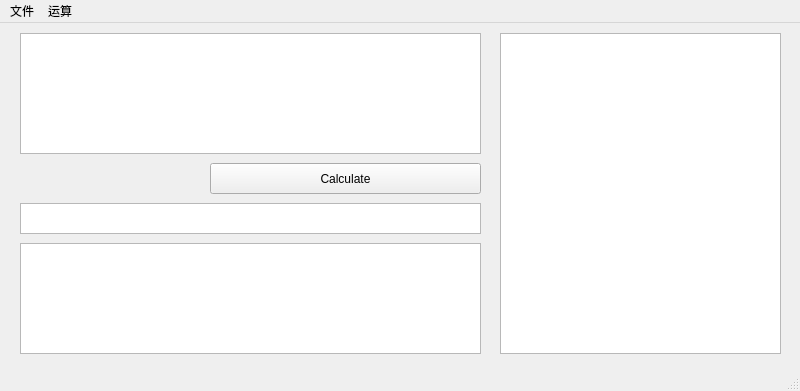
<?xml version="1.0" encoding="UTF-8"?>
<ui version="4.0">
 <class>MainWindow</class>
 <widget class="QMainWindow" name="MainWindow">
  <property name="geometry">
   <rect>
    <x>0</x>
    <y>0</y>
    <width>800</width>
    <height>391</height>
   </rect>
  </property>
  <property name="windowTitle">
   <string>MainWindow</string>
  </property>
  <widget class="QWidget" name="centralwidget">
   <widget class="QPushButton" name="calculate_botton">
    <property name="geometry">
     <rect>
      <x>210</x>
      <y>140</y>
      <width>271</width>
      <height>31</height>
     </rect>
    </property>
    <property name="text">
     <string>Calculate</string>
    </property>
   </widget>
   <widget class="QTextBrowser" name="output_box">
    <property name="geometry">
     <rect>
      <x>20</x>
      <y>180</y>
      <width>461</width>
      <height>31</height>
     </rect>
    </property>
   </widget>
   <widget class="QTextBrowser" name="debug_info">
    <property name="geometry">
     <rect>
      <x>20</x>
      <y>220</y>
      <width>461</width>
      <height>111</height>
     </rect>
    </property>
   </widget>
   <widget class="QTableWidget" name="history_box">
    <property name="geometry">
     <rect>
      <x>500</x>
      <y>10</y>
      <width>281</width>
      <height>321</height>
     </rect>
    </property>
    <property name="frameShadow">
     <enum>QFrame::Sunken</enum>
    </property>
    <property name="lineWidth">
     <number>1</number>
    </property>
    <property name="autoScroll">
     <bool>false</bool>
    </property>
    <property name="autoScrollMargin">
     <number>16</number>
    </property>
    <property name="editTriggers">
     <set>QAbstractItemView::NoEditTriggers</set>
    </property>
    <property name="selectionBehavior">
     <enum>QAbstractItemView::SelectRows</enum>
    </property>
    <property name="sortingEnabled">
     <bool>false</bool>
    </property>
    <attribute name="horizontalHeaderVisible">
     <bool>false</bool>
    </attribute>
    <attribute name="horizontalHeaderCascadingSectionResizes">
     <bool>false</bool>
    </attribute>
    <attribute name="horizontalHeaderMinimumSectionSize">
     <number>25</number>
    </attribute>
    <attribute name="horizontalHeaderDefaultSectionSize">
     <number>139</number>
    </attribute>
    <attribute name="horizontalHeaderHighlightSections">
     <bool>true</bool>
    </attribute>
    <attribute name="horizontalHeaderShowSortIndicator" stdset="0">
     <bool>false</bool>
    </attribute>
    <attribute name="horizontalHeaderStretchLastSection">
     <bool>true</bool>
    </attribute>
    <attribute name="verticalHeaderVisible">
     <bool>false</bool>
    </attribute>
    <attribute name="verticalHeaderDefaultSectionSize">
     <number>25</number>
    </attribute>
    <column>
     <property name="text">
      <string>Input</string>
     </property>
    </column>
    <column>
     <property name="text">
      <string>Result</string>
     </property>
    </column>
   </widget>
   <widget class="QPlainTextEdit" name="input_box">
    <property name="geometry">
     <rect>
      <x>20</x>
      <y>10</y>
      <width>461</width>
      <height>121</height>
     </rect>
    </property>
   </widget>
   <widget class="QLabel" name="state_label">
    <property name="geometry">
     <rect>
      <x>20</x>
      <y>140</y>
      <width>181</width>
      <height>31</height>
     </rect>
    </property>
    <property name="text">
     <string/>
    </property>
   </widget>
  </widget>
  <widget class="QMenuBar" name="menubar">
   <property name="geometry">
    <rect>
     <x>0</x>
     <y>0</y>
     <width>800</width>
     <height>25</height>
    </rect>
   </property>
   <widget class="QMenu" name="menu">
    <property name="title">
     <string>文件</string>
    </property>
    <addaction name="action_new"/>
   </widget>
   <widget class="QMenu" name="menu_2">
    <property name="title">
     <string>运算</string>
    </property>
    <addaction name="action_marco_list"/>
   </widget>
   <addaction name="menu"/>
   <addaction name="menu_2"/>
  </widget>
  <widget class="QStatusBar" name="statusBar"/>
  <action name="action_new">
   <property name="text">
    <string>新建</string>
   </property>
   <property name="toolTip">
    <string>新建</string>
   </property>
  </action>
  <action name="action_marco_list">
   <property name="text">
    <string>宏</string>
   </property>
  </action>
 </widget>
 <resources/>
 <connections/>
</ui>
